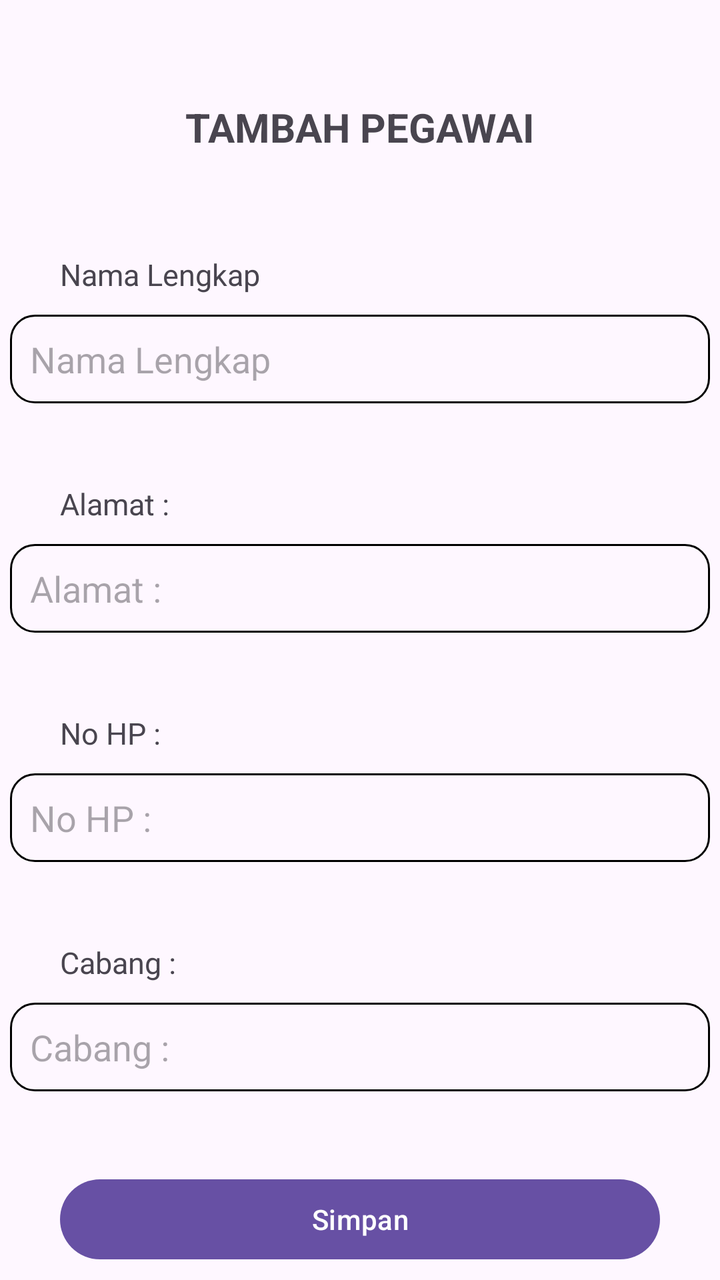
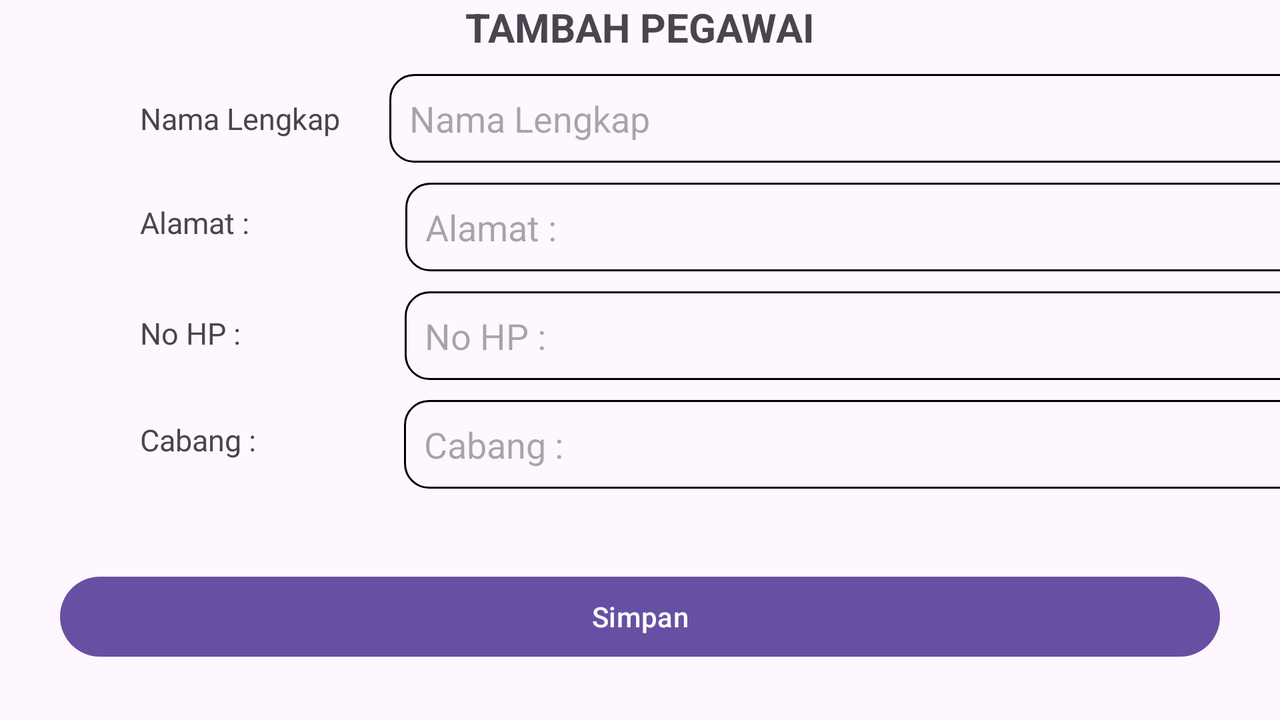

The same Android screen from two of the app's own layout files: first res/layout/ as a phone draws it, then the repository's variant for another configuration, drawn on a device whose configuration selects that folder. Both files follow.
<!-- AndroidManifest.xml: application theme Theme.Laundry -->
<!-- res/layout/activity_tambah_pegawai.xml -->
<?xml version="1.0" encoding="utf-8"?>
<androidx.constraintlayout.widget.ConstraintLayout xmlns:android="http://schemas.android.com/apk/res/android"
    xmlns:app="http://schemas.android.com/apk/res-auto"
    xmlns:tools="http://schemas.android.com/tools"
    android:id="@+id/main"
    android:layout_width="match_parent"
    android:layout_height="match_parent"
    tools:context="com.febrianbayu.pegawai.TambahPegawaiActivity">

    <TextView
        android:id="@+id/tvpegawaijudul"
        android:layout_width="wrap_content"
        android:layout_height="wrap_content"
        android:text="@string/text_tambahpegawai"
        android:textSize="20dp"
        android:textStyle="bold"
        android:layout_marginTop="50dp"
        tools:ignore="MissingConstraints"
        app:layout_constraintTop_toTopOf="parent"
        app:layout_constraintStart_toStartOf="parent"
        app:layout_constraintEnd_toEndOf="parent"/>

    <TextView
        android:id="@+id/tvpegawainama"
        android:layout_width="wrap_content"
        android:layout_height="wrap_content"
        android:layout_marginStart="30dp"
        android:layout_marginTop="50dp"
        android:text="@string/text_namalengkap"
        android:textSize="15dp"
        app:layout_constraintStart_toStartOf="parent"
        app:layout_constraintTop_toBottomOf="@+id/tvpegawaijudul"
        tools:ignore="MissingConstraints,TextSizeCheck" />

    <EditText
        android:id="@+id/etpegawainama"
        android:layout_width="350dp"
        android:layout_height="wrap_content"
        android:layout_marginTop="10dp"
        android:background="@drawable/rounded_edittext"
        android:hint="@string/text_namalengkap"
        app:layout_constraintEnd_toEndOf="parent"
        app:layout_constraintStart_toStartOf="parent"
        app:layout_constraintTop_toBottomOf="@+id/tvpegawainama"
        tools:ignore="MissingConstraints,TouchTargetSizeCheck" />

    <TextView
        android:id="@+id/tvpegawaialamat"
        android:layout_width="wrap_content"
        android:layout_height="wrap_content"
        android:layout_marginStart="30dp"
        android:layout_marginTop="40dp"
        android:text="@string/card_alamat"
        android:textSize="15dp"
        app:layout_constraintStart_toStartOf="parent"
        app:layout_constraintTop_toBottomOf="@+id/etpegawainama"
        tools:ignore="MissingConstraints,TextSizeCheck" />

    <EditText
        android:id="@+id/etpegawaialamat"
        android:layout_width="350dp"
        android:layout_height="wrap_content"
        android:layout_marginTop="10dp"
        android:background="@drawable/rounded_edittext"
        android:hint="@string/card_alamat"
        app:layout_constraintEnd_toEndOf="parent"
        app:layout_constraintStart_toStartOf="parent"
        app:layout_constraintTop_toBottomOf="@+id/tvpegawaialamat"
        tools:ignore="MissingConstraints,TouchTargetSizeCheck" />

    <TextView
        android:id="@+id/tvpegawainohp"
        android:layout_width="wrap_content"
        android:layout_height="wrap_content"
        android:layout_marginStart="30dp"
        android:layout_marginTop="40dp"
        android:text="@string/card_nohp"
        android:textSize="15dp"
        app:layout_constraintStart_toStartOf="parent"
        app:layout_constraintTop_toBottomOf="@+id/etpegawaialamat"
        tools:ignore="MissingConstraints,TextSizeCheck" />

    <EditText
        android:id="@+id/etpegawainohp"
        android:layout_width="350dp"
        android:layout_height="wrap_content"
        android:layout_marginTop="10dp"
        android:background="@drawable/rounded_edittext"
        android:hint="@string/card_nohp"
        android:maxLength="14"
        android:inputType="phone"
        app:layout_constraintEnd_toEndOf="parent"
        app:layout_constraintStart_toStartOf="parent"
        app:layout_constraintTop_toBottomOf="@+id/tvpegawainohp"
        tools:ignore="MissingConstraints,TouchTargetSizeCheck" />

    <TextView
        android:id="@+id/tvpegawaicabang"
        android:layout_width="wrap_content"
        android:layout_height="wrap_content"
        android:layout_marginStart="30dp"
        android:layout_marginTop="40dp"
        android:text="@string/text_cabang"
        android:textSize="15dp"
        app:layout_constraintStart_toStartOf="parent"
        app:layout_constraintTop_toBottomOf="@+id/etpegawainohp"
        tools:ignore="MissingConstraints,TextSizeCheck" />

    <EditText
        android:id="@+id/etpegawaicabang"
        android:layout_width="350dp"
        android:layout_height="wrap_content"
        android:layout_marginTop="10dp"
        android:background="@drawable/rounded_edittext"
        android:hint="@string/text_cabang"
        app:layout_constraintEnd_toEndOf="parent"
        app:layout_constraintStart_toStartOf="parent"
        app:layout_constraintTop_toBottomOf="@+id/tvpegawaicabang"
        tools:ignore="MissingConstraints,TouchTargetSizeCheck" />

    <Button
        android:id="@+id/btpegawaisimpan"
        android:layout_width="match_parent"
        android:layout_height="wrap_content"
        android:text="@string/button_simpan"
        android:layout_marginTop="40dp"
        android:layout_marginStart="30dp"
        android:layout_marginEnd="30dp"
        app:layout_constraintStart_toStartOf="parent"
        app:layout_constraintEnd_toEndOf="parent"
        app:layout_constraintTop_toBottomOf="@id/etpegawaicabang"
        tools:ignore="MissingConstraints" />

</androidx.constraintlayout.widget.ConstraintLayout>
<!-- resources referenced by this layout -->
<resources>
  <!-- drawable rounded_edittext (drawable) -->
  <?xml version="1.0" encoding="utf-8"?>
  <shape xmlns:android="http://schemas.android.com/apk/res/android">
      <stroke
          android:width="1dp"
          android:color="#000000" /> 
      <corners android:radius="12dp" /> 
      <padding
          android:left="10dp"
          android:top="10dp"
          android:right="10dp"
          android:bottom="10dp" />
  </shape>
  <string name="button_simpan">Simpan</string>
  <string name="card_alamat">Alamat :</string>
  <string name="card_nohp">No HP :</string>
  <string name="text_cabang">Cabang :</string>
  <string name="text_namalengkap">"Nama Lengkap "</string>
  <string name="text_tambahpegawai">TAMBAH PEGAWAI</string>
  <style name="Theme.Laundry" parent="Base.Theme.Laundry" />
  <style name="Base.Theme.Laundry" parent="Theme.Material3.DayNight.NoActionBar">
          
          
      </style>
</resources>
<!-- res/layout-land/activity_tambah_pegawai.xml (the repository's variant of the layout above) -->
<!-- drawn on the phone turned sideways -->
<?xml version="1.0" encoding="utf-8"?>
<androidx.constraintlayout.widget.ConstraintLayout xmlns:android="http://schemas.android.com/apk/res/android"
    xmlns:app="http://schemas.android.com/apk/res-auto"
    xmlns:tools="http://schemas.android.com/tools"
    android:id="@+id/main"
    android:layout_width="match_parent"
    android:layout_height="match_parent"
    tools:context="com.febrianbayu.pegawai.TambahPegawaiActivity">

    <TextView
        android:id="@+id/tvpegawaijudul"
        android:layout_width="wrap_content"
        android:layout_height="wrap_content"
        android:text="@string/text_tambahpegawai"
        android:textSize="20dp"
        android:textStyle="bold"
        tools:ignore="MissingConstraints"
        app:layout_constraintTop_toTopOf="parent"
        app:layout_constraintStart_toStartOf="parent"
        app:layout_constraintEnd_toEndOf="parent"/>

    <TextView
        android:id="@+id/tvpegawainama"
        android:layout_width="wrap_content"
        android:layout_height="wrap_content"
        android:layout_marginStart="70dp"
        android:layout_marginTop="22dp"
        android:text="@string/text_namalengkap"
        android:textSize="15dp"
        app:layout_constraintStart_toStartOf="parent"
        app:layout_constraintTop_toBottomOf="@+id/tvpegawaijudul"
        tools:ignore="MissingConstraints,TextSizeCheck" />

    <EditText
        android:id="@+id/etpegawainama"
        android:layout_width="600dp"
        android:layout_height="wrap_content"
        android:layout_marginTop="10dp"
        android:layout_marginStart="21dp"
        android:background="@drawable/rounded_edittext"
        android:hint="@string/text_namalengkap"
        app:layout_constraintStart_toEndOf="@+id/tvpegawainama"
        app:layout_constraintTop_toBottomOf="@+id/tvpegawaijudul"
        tools:ignore="MissingConstraints,TouchTargetSizeCheck" />

    <TextView
        android:id="@+id/tvpegawaialamat"
        android:layout_width="wrap_content"
        android:layout_height="wrap_content"
        android:layout_marginStart="70dp"
        android:layout_marginTop="52dp"
        android:text="@string/card_alamat"
        android:textSize="15dp"
        app:layout_constraintStart_toStartOf="parent"
        app:layout_constraintTop_toTopOf="@+id/tvpegawainama"
        tools:ignore="MissingConstraints,TextSizeCheck" />

    <EditText
        android:id="@+id/etpegawaialamat"
        android:layout_width="600dp"
        android:layout_height="wrap_content"
        android:layout_marginTop="10dp"
        android:layout_marginStart="78dp"
        android:background="@drawable/rounded_edittext"
        android:hint="@string/card_alamat"
        app:layout_constraintStart_toEndOf="@+id/tvpegawaialamat"
        app:layout_constraintTop_toBottomOf="@+id/etpegawainama"
        tools:ignore="MissingConstraints,TouchTargetSizeCheck" />

    <TextView
        android:id="@+id/tvpegawainohp"
        android:layout_width="wrap_content"
        android:layout_height="wrap_content"
        android:layout_marginStart="70dp"
        android:layout_marginTop="35dp"
        android:text="@string/card_nohp"
        android:textSize="15dp"
        app:layout_constraintStart_toStartOf="parent"
        app:layout_constraintTop_toBottomOf="@+id/tvpegawaialamat"
        tools:ignore="MissingConstraints,TextSizeCheck" />

    <EditText
        android:id="@+id/etpegawainohp"
        android:layout_width="600dp"
        android:layout_height="wrap_content"
        android:layout_marginTop="10dp"
        android:layout_marginStart="82dp"
        android:background="@drawable/rounded_edittext"
        android:hint="@string/card_nohp"
        android:inputType="phone"
        app:layout_constraintTop_toBottomOf="@+id/etpegawaialamat"
        app:layout_constraintStart_toEndOf="@+id/tvpegawainohp"
        tools:ignore="MissingConstraints,TouchTargetSizeCheck" />

    <TextView
        android:id="@+id/tvpegawaicabang"
        android:layout_width="wrap_content"
        android:layout_height="wrap_content"
        android:layout_marginStart="70dp"
        android:layout_marginTop="33dp"
        android:text="@string/text_cabang"
        android:textSize="15dp"
        app:layout_constraintStart_toStartOf="parent"
        app:layout_constraintTop_toBottomOf="@+id/tvpegawainohp"
        tools:ignore="MissingConstraints,TextSizeCheck" />

    <EditText
        android:id="@+id/etpegawaicabang"
        android:layout_width="600dp"
        android:layout_height="wrap_content"
        android:layout_marginTop="10dp"
        android:layout_marginStart="74dp"
        android:background="@drawable/rounded_edittext"
        android:hint="@string/text_cabang"
        app:layout_constraintStart_toEndOf="@+id/tvpegawaicabang"
        app:layout_constraintTop_toBottomOf="@+id/etpegawainohp"
        tools:ignore="MissingConstraints,TouchTargetSizeCheck" />

    <Button
        android:id="@+id/btpegawaisimpan"
        android:layout_width="match_parent"
        android:layout_height="wrap_content"
        android:text="@string/button_simpan"
        android:layout_marginTop="40dp"
        android:layout_marginStart="30dp"
        android:layout_marginEnd="30dp"
        app:layout_constraintStart_toStartOf="parent"
        app:layout_constraintEnd_toEndOf="parent"
        app:layout_constraintTop_toBottomOf="@id/etpegawaicabang"
        tools:ignore="MissingConstraints" />

</androidx.constraintlayout.widget.ConstraintLayout>
